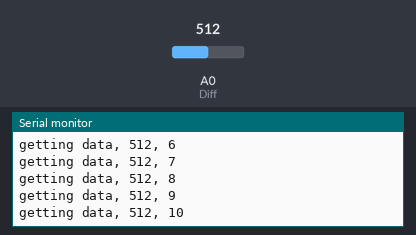
Recording of a sketch running on a simulated Arduino Uno, built with avr-gcc and run on an emulated ATmega328P. Parts: the last lines printed to the serial monitor. Inputs (shaded band) come from the test bench; at power-on: A0 (Diff) = 512.

Above: at 1.2 s.
1.3 s: A0 (Diff) set to 716
At 1.31 s:
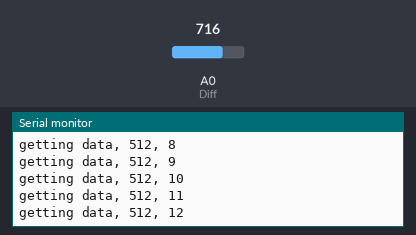
2.8 s: A0 (Diff) set to 900
At 2.82 s:
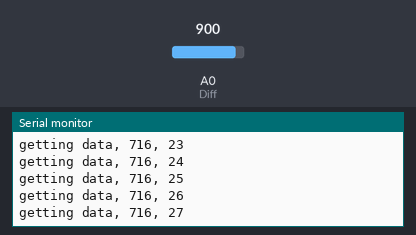
Timing chart, 0 to 5.8 s (numbered marks = the images above; inputs shaded):
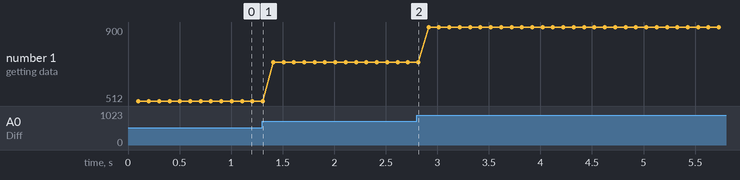

The sketch:

strain_test.ino
```cpp
int Diff = A0;
const int maxCount = 1000;
static int sensorVals[maxCount];
int Index = 0;

void setup() {
  Serial.begin(9600);
  pinMode(Diff, INPUT);
  Serial.println("begin");
  while(!Serial);
}

void loop() {
  if (Index < maxCount){
    sensorVals[Index] = analogRead(Diff);
    delay(100);
    Serial.print("getting data");
    Serial.print(", ");
    Serial.print(sensorVals[Index]);
    Serial.print(", ");
    Serial.println(Index);
    Index++;
  }
  if (Index == maxCount){
    Serial.println("Stored Data");
    for(int i = 0; i<maxCount; i++){
      Serial.println(sensorVals[i]);
      delay(100);
    }
    Index++;
  }


}
```

Measured:
- plotted number 1: 512 → 716 after the input at 1.3 s
